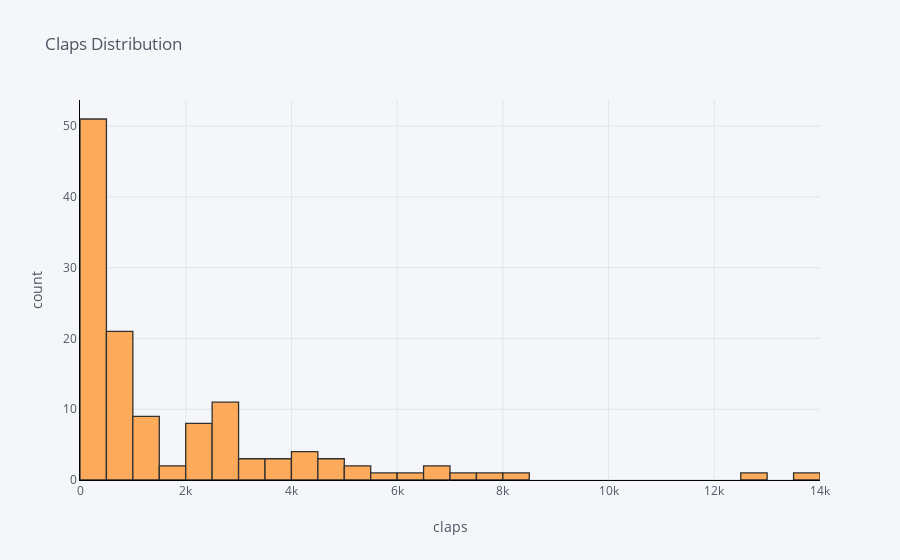

The code cell stored with this chart in its notebook:
### Markdown cell above
**Распределение одной переменной**

Здесь очевидным решением будет гистограмма

### Code cell
df['claps'].iplot(
    kind='hist',
    bins=30,
    xTitle='claps',
    linecolor='black',
    yTitle='count',
    title='Claps Distribution')

### Figure 1 — Plotly figure (JSON) as saved in the notebook; plotly's stock layout.template omitted (floating-point values rounded to 4 significant figures)
{"data": [{"histfunc": "count", "histnorm": "", "marker": {"color": "rgba(255, 153, 51, 1.0)", "line": {"color": "#000000", "width": 1.3}}, "name": "claps", "nbinsx": 30, "opacity": 0.8, "orientation": "v", "type": "histogram", "x": [2, 18, 50, 0, 0, 0, 73, 234, 2, 0, 682, 58, 5, 7, 87, 23, 4, 113, 8, 17, 8, 4800, 2700, 72, 123, 857, 186, 11, 119, 2000, 4100, 59, 2700, 77, 14, 7000, 1200, 275, 1600, 1600, 1000, 4300, 4980, 12900, 223, 4900, 101, 5900, 548, 895, 6700, 6500, 2700, 1100, 2900, 2600, 2800, 5300, 1300, 1000, 7900, 364, 13500, 4100, 2200, 3900, 6300, 8200, 1300, 5400, 2300, 2700, 2100, 707, 650, 2700, 4100, 822, 830, 3700, 653, 657, 1100, 2800, 3100, 792, 222, 3300, 315, 2500, 976, 2000, 1000, 3200, 651, 2300, 809, 745, 587, 818, 2200, 1300, 630, 2600, 2000, 3600, 440, 728, 893, 205, 529, 121, 361, 31, 0, 24, 0, 5, 6, 0, 424, 443, 412, 329, 309, 75]}], "layout": {"barmode": "overlay", "legend": {"bgcolor": "#F5F6F9", "font": {"color": "#4D5663"}}, "paper_bgcolor": "#F5F6F9", "plot_bgcolor": "#F5F6F9", "title": {"font": {"color": "#4D5663"}, "text": "Claps Distribution"}, "xaxis": {"gridcolor": "#E1E5ED", "linecolor": "black", "showgrid": true, "tickfont": {"color": "#4D5663"}, "title": {"font": {"color": "#4D5663"}, "text": "claps"}, "zerolinecolor": "#E1E5ED"}, "yaxis": {"gridcolor": "#E1E5ED", "linecolor": "black", "showgrid": true, "tickfont": {"color": "#4D5663"}, "title": {"font": {"color": "#4D5663"}, "text": "count"}, "zerolinecolor": "#E1E5ED"}}}
